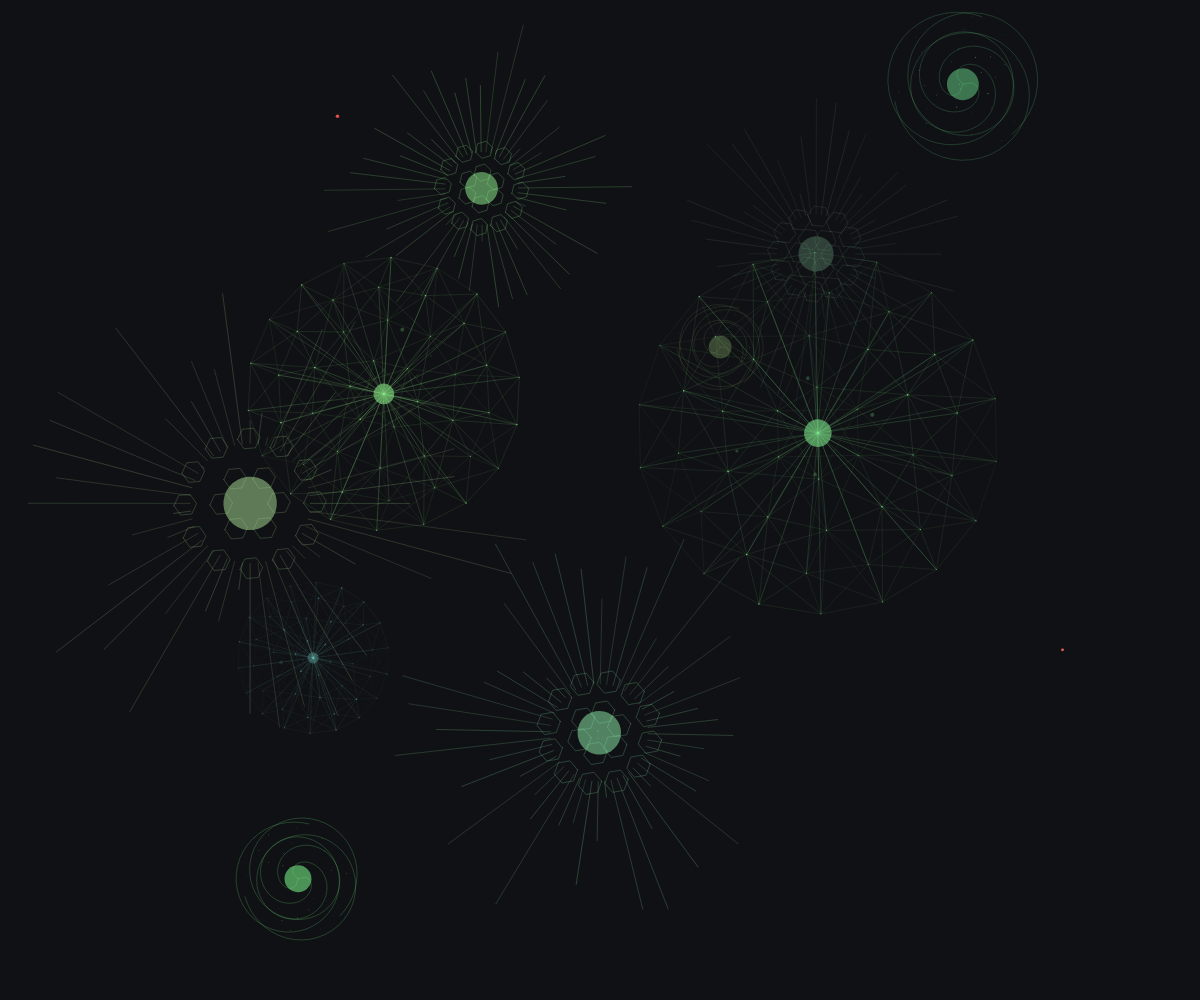
Frame 1 (no input)
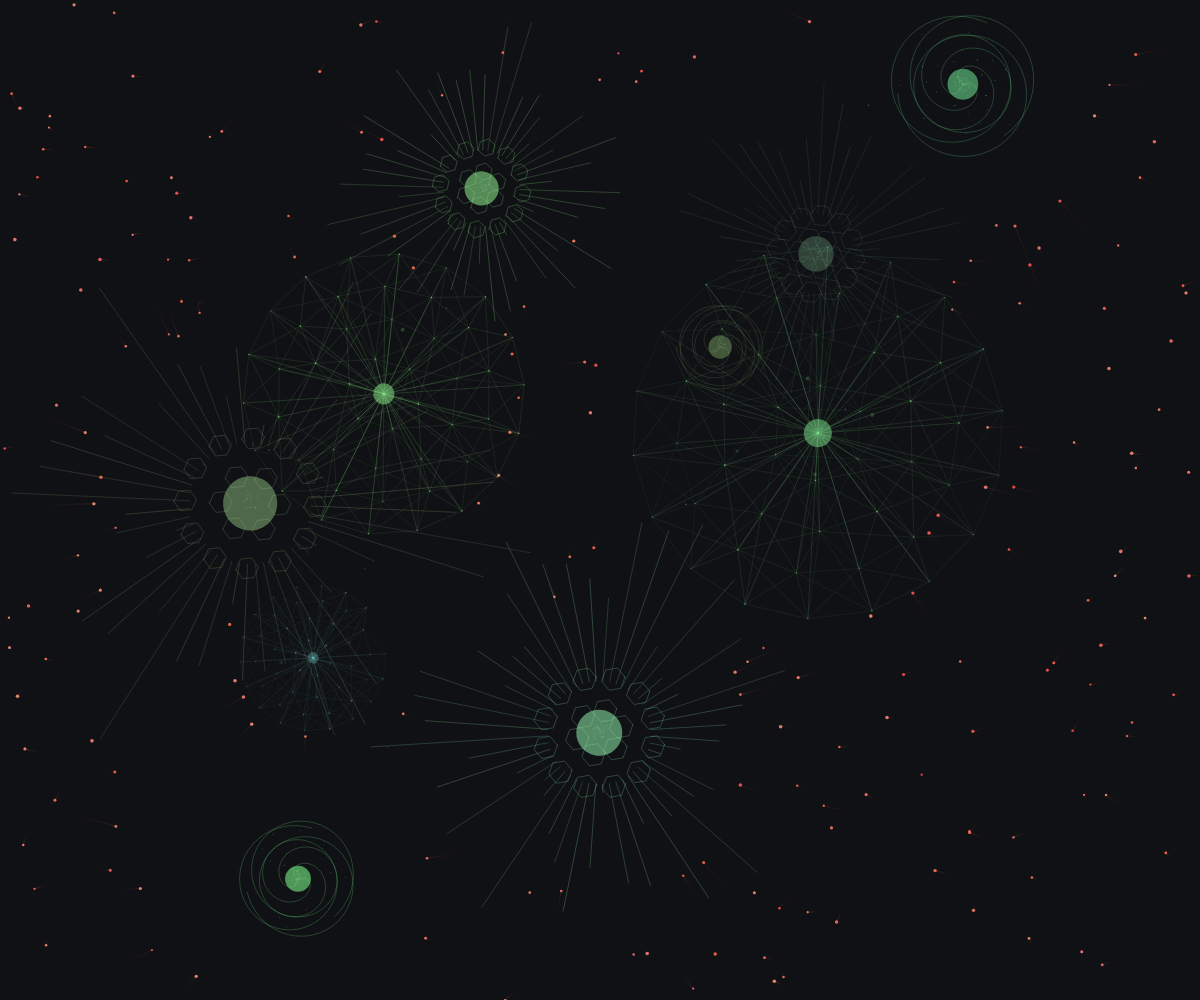
Frame 60 (no input)
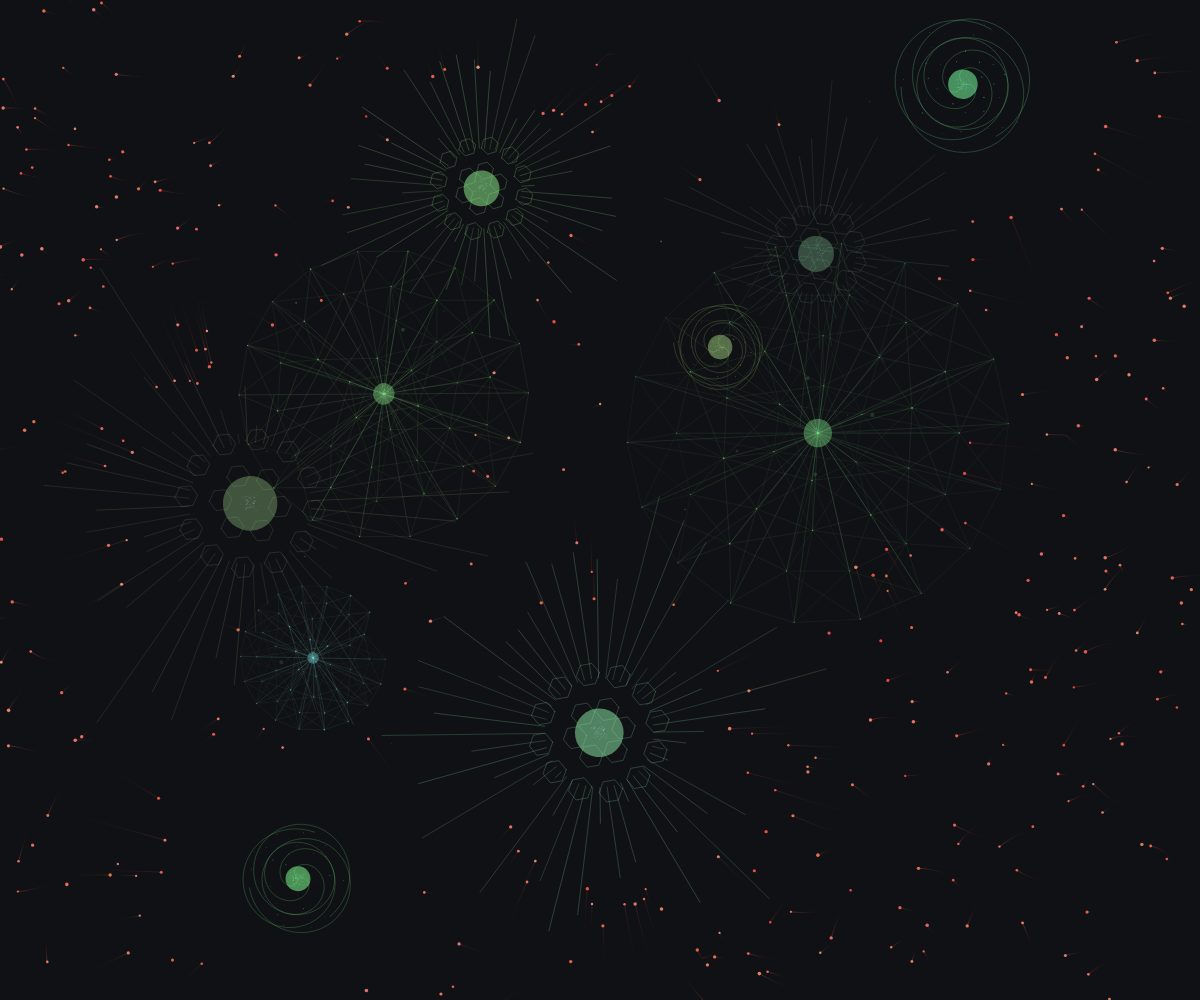
Frame 120 (the mouse pressed at the canvas centre since frame 60)

The p5.js sketch that drew these frames (run headless with seeded random() and noise() and a simulated clock; from frame 60 on, the mouse is pressed at the canvas centre):

// p5.js sketch
// ── sketch.js


let carbonParticles = [];
let oxygenParticles = [];
let plants = [];
let detachedElements = [];
let t = 0;
let lastCarbonBurst = 0;
const MAX_CARBON = 450;

function setup() {
  const canvas = createCanvas(windowWidth, windowHeight);
  canvas.parent(document.querySelector('main'));
  colorMode(HSB, 360, 100, 100, 1);
  noFill();
  smooth();

  background(224, 22, 8);
  initPlants();
}

function initPlants() {
  plants = [];
  const types = ['radial', 'spiral', 'network'];
  // Plant-like hues: forest green, leaf green, teal, aqua, blue-green, sage, moss
  const plantHues = [118, 128, 138, 155, 168, 178, 188, 95, 105];
  const minDist = min(width, height) * 0.12;
  let attempts = 0;
  const maxPlants = 10;

  while (plants.length < maxPlants && attempts < 80) {
    attempts++;
    const x = width * (0.08 + 0.84 * random());
    const y = height * (0.08 + 0.84 * random());
    const tooClose = plants.some(
      (other) => dist(x, y, other.x, other.y) < minDist
    );
    if (!tooClose) {
      const plant = {
        x,
        y,
        type: types[plants.length % 3],
        phase: random(TWO_PI),
        rotation: random(TWO_PI),
        size: min(width, height) * (0.14 + random(0.1)),
        hue: random(plantHues),
        sat: random(28, 52),
        pulseRate: 0.8 + random(0.6),
        wobblePhase: random(TWO_PI),
        wobbleRate: 0.5 + random(0.4),
        elements: [],
        growthCenters: [],
      };
      initPlantElements(plant);
      plants.push(plant);
    }
  }
}

function initPlantElements(plant) {
  plant.elements = [];
  plant.growthCenters = [];
  const numCenters = 2 + floor(random(3));
  for (let i = 0; i < numCenters; i++) {
    const angle = random(TWO_PI);
    const r = plant.size * (0.15 + random(0.25));
    plant.growthCenters.push({
      x: cos(angle) * r,
      y: sin(angle) * r,
      phase: random(TWO_PI),
    });
  }
  if (plant.type === 'radial') {
    for (let i = 0; i < 48; i++) {
      plant.elements.push({
        type: 'ray',
        angle: (i / 48) * TWO_PI,
        life: random(0.3, 1),
        growthPhase: random(TWO_PI),
        detached: false,
      });
    }
  } else if (plant.type === 'spiral') {
    const goldenAngle = PI * (3 - sqrt(5));
    for (let i = 5; i < 65; i++) {
      plant.elements.push({
        type: 'node',
        index: i,
        angle: i * goldenAngle,
        life: random(0.4, 1),
        growthPhase: random(TWO_PI),
        detached: false,
      });
    }
  } else {
    for (let ring = 0; ring < 4; ring++) {
      const numNodes = 6 + ring * 4;
      for (let i = 0; i < numNodes; i++) {
        plant.elements.push({
          type: 'node',
          ring,
          index: i,
          angle: (i / numNodes) * TWO_PI + ring * 0.35,
          life: random(0.3, 1),
          growthPhase: random(TWO_PI),
          detached: false,
        });
      }
    }
  }
}

function draw() {
  t = millis() * 0.0004;

  background(224, 22, 8);
  fill(224, 22, 8, 0.0055);
  noStroke();
  rect(0, 0, width, height);

  suffuseCarbon();
  emitCarbonBurst();
  updateCarbonParticles();
  updateOxygenParticles();
  updateDetachedElements();
  drawPlants(); // plants on top — the luminous heroes
}

function drawPlants() {
  plants.forEach((p) => {
    push();
    translate(p.x, p.y);
    p.phase += 0.0038 * (p.pulseRate || 1);
    p.wobblePhase += 0.0028 * (p.wobbleRate || 1);
    const breathe = sin(p.phase) * 0.2 + 1;
    const glow = 0.7 + 0.3 * sin(p.phase * 2.3);
    const wobble = sin(p.wobblePhase) * 0.048;
    rotate(p.rotation + wobble);
    p.breathe = breathe;
    p.glow = glow;
    p.wobblePhaseVal = p.wobblePhase;

    updatePlantElements(p);
    if (p.type === 'radial') drawRadialPlant(p, breathe, glow);
    else if (p.type === 'spiral') drawSpiralPlant(p, breathe, glow);
    else drawNetworkPlant(p, breathe, glow);
    pop();
  });
}

function updatePlantElements(p) {
  p.elements.forEach((el) => {
    if (el.detached) return;
    el.growthPhase += 0.004;
    el.life += 0.0008;
    if (el.life > 1) el.life = 1;
    if (random() < 0.0003 && el.life > 0.6) {
      el.detached = true;
      const worldX = p.x + cos(p.rotation + el.angle) * (p.size * 0.7);
      const worldY = p.y + sin(p.rotation + el.angle) * (p.size * 0.7);
      detachedElements.push({
        x: worldX,
        y: worldY,
        vx: cos(el.angle + p.rotation) * 0.08 + (random(2) - 1) * 0.04,
        vy: sin(el.angle + p.rotation) * 0.08 + (random(2) - 1) * 0.04,
        life: 1,
        hue: p.hue,
        sat: p.sat,
        size: 1.2 + random(0.8),
        type: el.type,
      });
    }
    if (random() < 0.0005 && el.life < 0.3) {
      el.life = random(0.4, 0.7);
      el.growthPhase = random(TWO_PI);
    }
  });
}

function updateDetachedElements() {
  for (let i = detachedElements.length - 1; i >= 0; i--) {
    const el = detachedElements[i];
    el.x += el.vx;
    el.y += el.vy;
    el.vx *= 0.998;
    el.vy *= 0.998;
    el.life -= 0.003;
    if (el.life <= 0) {
      detachedElements.splice(i, 1);
      continue;
    }
    const alpha = el.life * 0.4;
    noStroke();
    fill(el.hue, el.sat, 85, alpha);
    circle(el.x, el.y, el.size * el.life);
  }
}

function drawRadialPlant(p, breathe, glow) {
  const alpha = 0.88 * glow;
  const size = p.size;

  // Honeycomb rings — luminous cellular structure
  noFill();
  stroke(p.hue, p.sat, 90, alpha * 0.7);
  strokeWeight(0.38);
  for (let ring = 0; ring < 2; ring++) {
    const numCells = 6 + ring * 6;
    const rPulse = 1 + sin(p.phase + ring) * 0.09;
    const r = (8 + ring * 10) * (size / 80) * breathe * rPulse;
    for (let i = 0; i < numCells; i++) {
      const a = (i / numCells) * TWO_PI + p.wobblePhaseVal * 0.6;
      const cx = cos(a) * r;
      const cy = sin(a) * r;
      beginShape();
      for (let j = 0; j < 6; j++) {
        const ha = (j / 6) * TWO_PI;
        vertex(cx + cos(ha) * 4 * (size / 80), cy + sin(ha) * 4 * (size / 80));
      }
      endShape(CLOSE);
    }
  }

  // Radiating lines — regeneration: elongation, contraction, detachment
  stroke(p.hue, p.sat, 92, alpha * 0.82);
  strokeWeight(0.32);
  const numRays = 48;
  const growWave = sin(p.phase * 0.8) * (size * 0.15);
  for (let i = 0; i < p.elements.length; i++) {
    const el = p.elements[i];
    if (el.detached) continue;
    const angle = el.angle + p.wobblePhaseVal * 0.4;
    const growth = sin(el.growthPhase) * 0.5 + 0.5;
    const elongation = growth * (1 - el.life * 0.3);
    const contraction = (1 - growth) * el.life;
    const rayPulse = sin(p.phase * 2.2 + angle * 6 + p.wobblePhaseVal * 2) * (8 + growWave);
    const inner = 18 * (size / 80) * breathe;
    const outer = (size * (0.4 + elongation * 0.6) + rayPulse - contraction * 12) * breathe;
    const elAlpha = alpha * (0.5 + el.life * 0.5);
    stroke(p.hue, p.sat, 92, elAlpha * 0.82);
    line(cos(angle) * inner, sin(angle) * inner, cos(angle) * outer, sin(angle) * outer);
  }

  noStroke();
  fill(p.hue, p.sat, 96, alpha * 0.6);
  circle(0, 0, 16 * (size / 80) * breathe);
}

function drawSpiralPlant(p, breathe, glow) {
  const alpha = 0.9 * glow;
  const size = p.size;

  // Fibonacci-style spirals — magical growth pattern, organic pulse
  noFill();
  stroke(p.hue, p.sat, 90, alpha * 0.78);
  strokeWeight(0.34);
  const spiralGrow = sin(p.phase * 0.7) * 0.12 + 1;
  for (let s = 0; s < 3; s++) {
    const offset = (s / 3) * TWO_PI + p.wobblePhaseVal * 0.8;
    beginShape();
    const steps = 90;
    for (let i = 0; i < steps; i++) {
      const angle = i * 0.13 + offset;
      const rPulse = 1 + sin(p.phase + i * 0.15) * 0.11;
      const r = sqrt(i) * 2.2 * (size / 80) * breathe * rPulse * spiralGrow;
      vertex(cos(angle) * r, sin(angle) * r);
    }
    endShape();
  }

  // Seed nodes — regeneration: appear, grow, fade, regenerate
  noStroke();
  const goldenAngle = PI * (3 - sqrt(5));
  for (let i = 0; i < p.elements.length; i++) {
    const el = p.elements[i];
    if (el.detached) continue;
    const angle = el.angle + p.wobblePhaseVal * 0.8;
    const r = sqrt(el.index) * 2.8 * (size / 80) * breathe;
    const growth = sin(el.growthPhase) * 0.5 + 0.5;
    const thickening = growth * el.life;
    const desiccation = (1 - growth) * (1 - el.life);
    const nodeSize = map(el.index, 5, 65, 1.4, 0.6) * (0.3 + thickening * 0.7 - desiccation * 0.3);
    const elAlpha = alpha * (0.4 + el.life * 0.6);
    fill(p.hue, p.sat, 94, elAlpha * 0.7);
    circle(cos(angle) * r, sin(angle) * r, nodeSize);
  }
  fill(p.hue, p.sat, 96, alpha * 0.65);
  circle(0, 0, 10 * (size / 80) * breathe);
}

function drawNetworkPlant(p, breathe, glow) {
  const alpha = 0.88 * glow;
  const size = p.size;
  const nodes = [];
  const networkGrow = sin(p.phase * 0.6) * 0.08 + 1;

  // Build nodes from elements (regenerating structure)
  p.elements.forEach((el) => {
    if (el.detached) return;
    const rPulse = 1 + sin(p.phase * 1.5 + el.ring) * 0.07;
    const r = (12 + el.ring * 14) * (size / 80) * breathe * rPulse * networkGrow;
    const angle = el.angle + p.wobblePhaseVal * 0.5;
    nodes.push({
      x: cos(angle) * r,
      y: sin(angle) * r,
      el,
    });
  });

  stroke(p.hue, p.sat, 88, alpha * 0.72);
  strokeWeight(0.32);
  for (let i = 0; i < nodes.length; i++) {
    const elAlpha = alpha * (0.5 + nodes[i].el.life * 0.5);
    stroke(p.hue, p.sat, 88, elAlpha * 0.72);
    line(0, 0, nodes[i].x, nodes[i].y);
    for (let j = i + 1; j < nodes.length; j++) {
      const d = dist(nodes[i].x, nodes[i].y, nodes[j].x, nodes[j].y);
      if (d < 28 * (size / 80) * breathe) {
        const connAlpha = alpha * 0.5 * (nodes[i].el.life + nodes[j].el.life) * 0.5;
        stroke(p.hue, p.sat, 86, connAlpha);
        line(nodes[i].x, nodes[i].y, nodes[j].x, nodes[j].y);
        stroke(p.hue, p.sat, 88, elAlpha * 0.72);
      }
    }
  }

  noStroke();
  nodes.forEach((n) => {
    const el = n.el;
    const growth = sin(el.growthPhase) * 0.5 + 0.5;
    const expansion = growth * el.life;
    const contraction = (1 - growth) * (1 - el.life);
    const nodeSize = 1.8 * (0.4 + expansion * 0.6 - contraction * 0.2);
    const elAlpha = alpha * (0.5 + el.life * 0.5);
    fill(p.hue, p.sat, 94, elAlpha * 0.75);
    circle(n.x, n.y, nodeSize);
  });
  fill(p.hue, p.sat, 96, alpha * 0.65);
  circle(0, 0, 8 * (size / 80) * breathe);
  
  // Multiple growth centers — "centres of indetermination"
  p.growthCenters.forEach((center) => {
    center.phase += 0.002;
    const centerGlow = sin(center.phase) * 0.3 + 0.7;
    fill(p.hue, p.sat, 92, alpha * 0.3 * centerGlow);
    circle(center.x, center.y, 4 * centerGlow);
  });
}

function suffuseCarbon() {
  if (carbonParticles.length >= MAX_CARBON || plants.length === 0) return;
  const n = 4 + floor(random(4));
  for (let i = 0; i < n; i++) {
    carbonParticles.push({
      x: random(width),
      y: random(height),
      vx: (random(2) - 1) * 0.06,
      vy: (random(2) - 1) * 0.06,
      size: 2.2 + random(1.4),
      hue: random(0, 14),
      sat: random(48, 72),
      trail: [],
      maxTrail: 185,
      phase: random(100),
    });
  }
}

function emitCarbonBurst() {
  if (plants.length === 0) return;
  const now = millis();
  if (now - lastCarbonBurst > 3200) {
    lastCarbonBurst = now;
    const burst = 45 + floor(random(25));
    for (let i = 0; i < burst; i++) {
      carbonParticles.push({
        x: random(width),
        y: random(height),
        vx: (random(2) - 1) * 0.06,
        vy: (random(2) - 1) * 0.06,
        size: 2.2 + random(1.4),
        hue: random(0, 14),
        sat: random(48, 72),
        trail: [],
        maxTrail: 185,
        phase: random(100),
      });
    }
  }
}

function updateCarbonParticles() {
  for (let i = carbonParticles.length - 1; i >= 0; i--) {
    const p = carbonParticles[i];

    let nearest = null;
    let nearestD = Infinity;
    for (const plant of plants) {
      const d = dist(p.x, p.y, plant.x, plant.y);
      if (d < nearestD) {
        nearestD = d;
        nearest = plant;
      }
    }

    const absorbRadius = nearest ? nearest.size * 0.55 : 999;
    if (nearest && nearestD < absorbRadius) {
      for (let j = 0; j < 3 + floor(random(3)); j++) {
        const angle = random(TWO_PI);
        oxygenParticles.push({
          x: nearest.x + random(-6, 6),
          y: nearest.y + random(-6, 6),
          vx: cos(angle) * (0.12 + random(0.15)),
          vy: sin(angle) * (0.12 + random(0.15)) - 0.08,
          life: 1,
          size: 0.9 + random(0.5),
        });
      }
      carbonParticles.splice(i, 1);
      continue;
    }

    const vacuumRadius = nearest ? nearest.size * 1.05 : 0;
    const inVacuum = nearest && nearestD < vacuumRadius;

    if (inVacuum) {
      const dx = nearest.x - p.x;
      const dy = nearest.y - p.y;
      const d = max(nearestD, 1);
      const pull = 0.5 + 0.5 * (1 - nearestD / vacuumRadius);
      p.vx += (dx / d) * pull;
      p.vy += (dy / d) * pull;
    }

    const n = noise(p.x * 0.002, p.y * 0.002, t * 0.15 + (p.phase || 0)) * TWO_PI;
    const drift = inVacuum ? 0.02 : 0.032;
    p.vx += cos(n) * drift;
    p.vy += sin(n) * drift;
    p.vx *= 0.998;
    p.vy *= 0.998;
    const maxSpeed = inVacuum ? 0.85 : 0.28;
    const speed = sqrt(p.vx * p.vx + p.vy * p.vy);
    if (speed > maxSpeed) {
      p.vx *= maxSpeed / speed;
      p.vy *= maxSpeed / speed;
    }
    p.x += p.vx;
    p.y += p.vy;

    p.trail.push({ x: p.x, y: p.y });
    if (p.trail.length > p.maxTrail) p.trail.shift();

    const alpha = 0.9;
    if (p.trail.length >= 2) {
      strokeWeight(0.42);
      const n = p.trail.length;
      for (let k = 1; k < n; k++) {
        const t = k / n;
        const a = (0.04 + 0.22 * t * t) * alpha;
        stroke(p.hue, p.sat, 90, a);
        line(p.trail[k - 1].x, p.trail[k - 1].y, p.trail[k].x, p.trail[k].y);
      }
    }
    noStroke();
    fill(p.hue, p.sat, 98, alpha);
    circle(p.x, p.y, p.size);
  }
}

function updateOxygenParticles() {
  for (let i = oxygenParticles.length - 1; i >= 0; i--) {
    const o = oxygenParticles[i];
    o.x += o.vx;
    o.y += o.vy;
    o.life -= 0.02;
    o.vx *= 0.99;
    o.vy *= 0.99;

    if (o.life <= 0) {
      oxygenParticles.splice(i, 1);
      continue;
    }
    noStroke();
    fill(178, 28, 96, o.life * 0.28);
    circle(o.x, o.y, o.size);
  }
}

function windowResized() {
  resizeCanvas(windowWidth, windowHeight);
  initPlants();
}
